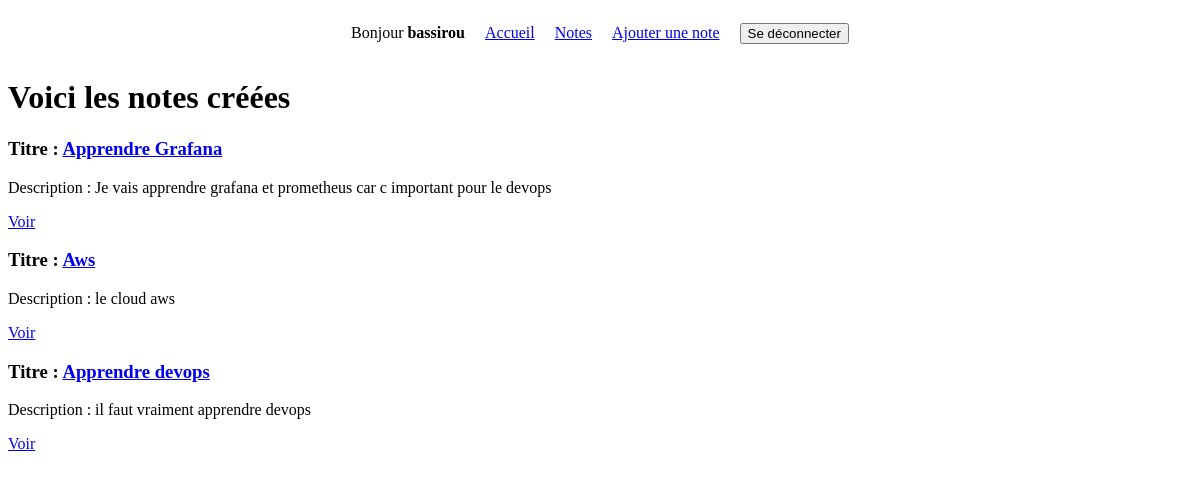
/home/notes/ (signed in), run on an earlier commit of the app's database.
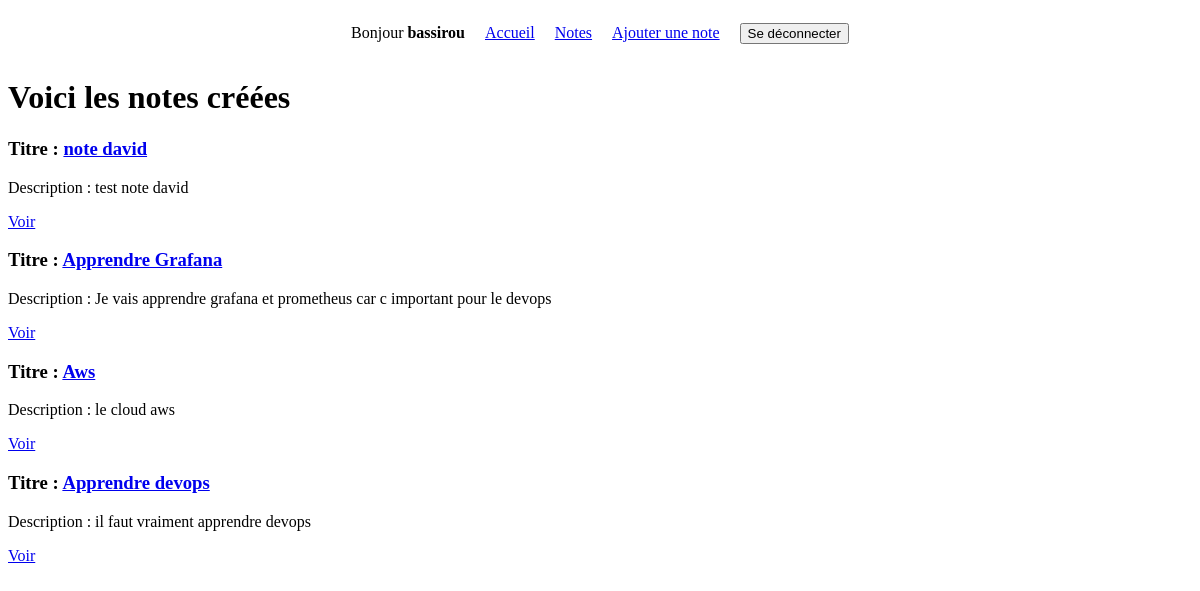
And on a later commit of the database.
### notes/models.py (models this page shows, shortened)
class Note(models.Model):
    user = models.ForeignKey(User, on_delete=models.CASCADE)
    title = models.CharField(max_length=200)
    content = models.TextField()
    created_at = models.DateTimeField(auto_now_add=True)
    updated_at = models.DateTimeField(auto_now_add=True)
    class Meta:
        ordering = ["-created_at"]

### notes/views.py (the view)
# urls.py: path("notes/", NotesView.as_view(), name="notes"),
class NotesView(LoginRequiredMixin, ListView):
    model = Note
    template_name = "notes/notes.html"
    context_object_name = "notes"

### notes/templates/notes/notes.html
{% extends "base.html" %}
{% block content%}
 <h1> Voici les notes créées </h1>
    {% for note in notes%}
    <h3>Titre : <a href="{% url 'detail' note.pk %}"> {{ note.title }} </a></h3>
    <p>Description : {{ note.content}}</p>
    <a href="{% url 'detail' note.pk %}">Voir </a>
    {% endfor %}
{% endblock %}

What changed in the data, as far as the page shows it:
added Note: title "note david", content "test note david"
